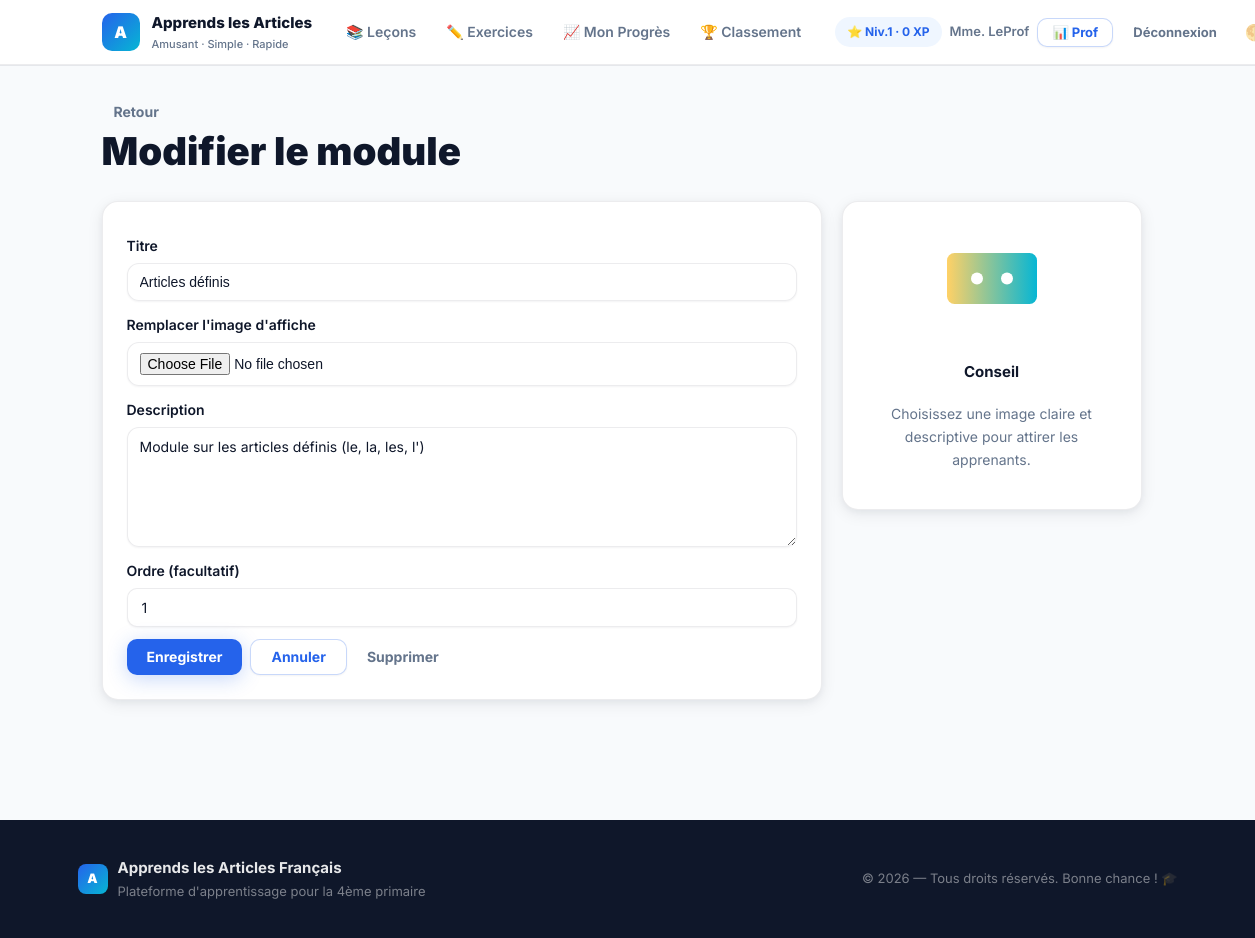
Screenshot of /teacher/edit_module.php?id=1 (signed in) with the database file from the repository.
### tables this page shows
CREATE TABLE users (
  id INT AUTO_INCREMENT PRIMARY KEY,
  username VARCHAR(100) NOT NULL UNIQUE,
  password_hash VARCHAR(255) NOT NULL,
  role VARCHAR(20) NOT NULL DEFAULT 'student',
  display_name VARCHAR(100),
  points INT DEFAULT 0,
  created_at TIMESTAMP DEFAULT CURRENT_TIMESTAMP
);

CREATE TABLE modules (
  id INT AUTO_INCREMENT PRIMARY KEY,
  title VARCHAR(255) NOT NULL,
  description TEXT,
  `order` INT DEFAULT 0,
  created_by INT NULL,
  cover_image VARCHAR(255) NULL,
  FOREIGN KEY (created_by) REFERENCES users(id) ON DELETE SET NULL
);

### src/auth.php (called while the page is built, shortened)
<?php
require_once __DIR__.'/config.php';
function current_user() {
  if (!empty($_SESSION['user_id'])) {
    global $pdo;
    $stmt = $pdo->prepare('SELECT id,username,display_name,role FROM users WHERE id = ?');
    $stmt->execute([$_SESSION['user_id']]);
    return $stmt->fetch();
  }
  return null;
}

### public/teacher/edit_module.php (the view, shortened to what this page needs)
<?php
require_once __DIR__.'/../../src/auth.php';
$id = isset($_GET['id']) ? (int)$_GET['id'] : 0;
$stmt = $pdo->prepare('SELECT * FROM modules WHERE id = ?'); $stmt->execute([$id]); $module = $stmt->fetch();
?>
<!doctype html>
<html><head><meta charset="utf-8"><title>Modifier le module</title>
<link rel="stylesheet" href="/assets/css/redesign.css">
<link rel="stylesheet" href="/assets/css/style.css">
</head><body>
<?php require_once __DIR__.'/../../src/partials/header.php'; ?>
<main class="app-container">
  <a class="btn ghost" href="/teacher/index.php">Retour</a>
  <h1>Modifier le module</h1>
  <div style="display:flex;gap:20px;align-items:flex-start">
    <div class="card" style="flex:1;max-width:720px">
      <form method="post" enctype="multipart/form-data">
        <div class="form-group">
          <label>Titre</label>
          <input class="form-control" name="title" required value="<?=htmlspecialchars($module['title'])?>">
        </div>
        <div class="form-group">
          <label>Remplacer l'image d'affiche</label>
          <input class="form-control" name="cover_image" type="file" accept="image/*">
        </div>
        <div class="form-group">
          <label>Description</label>
          <textarea class="form-control" name="description" rows="5"><?=htmlspecialchars($module['description'])?></textarea>
        </div>
        <div class="form-group">
          <label>Ordre (facultatif)</label>
          <input class="form-control" name="order" type="number" min="0" value="<?=htmlspecialchars($module['order'])?>">
        </div>
        <div style="margin-top:12px;display:flex;gap:8px">
          <button class="btn" type="submit" name="action" value="save">Enregistrer</button>
          <a class="btn secondary" href="/teacher/index.php">Annuler</a>
          <button class="btn ghost" type="submit" name="action" value="delete" onclick="return confirmDelete();">Supprimer</button>
        </div>
      </form>
    </div>
    <aside style="width:300px">
      <div class="card" style="text-align:center;padding:16px">
        <h4 style="margin-top:10px">Conseil</h4>
        <p class="muted" style="font-size:14px">Choisissez une image claire et descriptive pour attirer les apprenants.</p>
      </div>
    </aside>
  </div>
</main>
<?php require_once __DIR__.'/../../src/partials/footer.php'; ?>
</body></html>

### src/partials/header.php (shortened to what this page needs)
<?php
$user = null;
if (!empty($_SESSION['user_id'])){
  $user = current_user();
}
$exercisesHref = '/login.php';
if ($user) {
  if ($user['role'] === 'teacher' || $user['role'] === 'admin') {
    $exercisesHref = '/teacher/index.php';
  } else {
    $exercisesHref = '/student/index.php';
  }
}
?>
<link rel="stylesheet" href="/assets/css/redesign.css">
<header class="site-header" role="banner">
  <div class="rd-nav-inner">
    <a class="site-brand" href="/">
      <div class="brand-logo">A</div>
      <div>
        <div class="brand-title">Apprends les Articles</div>
        <div class="brand-subtitle">Amusant · Simple · Rapide</div>
      </div>
    </a>
    <nav class="rd-nav-links" aria-label="Navigation principale">
      <a class="rd-nav-link" href="/lesson.php">📚 Leçons</a>
      <a class="rd-nav-link" href="<?= htmlspecialchars($exercisesHref) ?>">✏️ Exercices</a>
      <?php if (!empty($_SESSION['user_id'])): ?>
        <a class="rd-nav-link" href="/student/progress.php">📈 Mon Progrès</a>
      <?php endif; ?>
      <a class="rd-nav-link" href="/leaderboard.php">🏆 Classement</a>
    </nav>
    <div class="header-actions">
      <?php if ($user): ?>
        <?php
          $xp = 0;
          try {
            $stmtxp = $pdo->prepare('SELECT COALESCE(SUM(score),0) AS xp FROM attempts WHERE user_id = ?');
            $stmtxp->execute([$user['id']]); $rowxp = $stmtxp->fetch(); $xp = (int)$rowxp['xp'];
          } catch(Exception $e){ $xp = 0; }
          $level = max(1, floor(pow(max(0,$xp)/100, 0.8)));
        ?>
        <span style="font-size:12px;font-weight:700;color:var(--rd-primary);background:var(--rd-primary-light);padding:5px 12px;border-radius:999px;white-space:nowrap">
          ⭐ Niv.<?= $level ?>&nbsp;·&nbsp;<?= $xp ?> XP
        </span>
        <span class="muted" style="font-size:13px;font-weight:600;white-space:nowrap">
          <?= htmlspecialchars($user['display_name'] ?? $user['username']) ?>
        </span>
        <?php if ($user['role'] === 'teacher'): ?>
          <a class="btn secondary" href="/teacher/index.php" style="padding:7px 14px!important;font-size:13px!important">📊 Prof</a>
        <?php elseif ($user['role'] === 'admin'): ?>
          <a class="btn secondary" href="/admin/index.php" style="padding:7px 14px!important;font-size:13px!important">⚙️ Admin</a>
        <?php endif; ?>
        <a class="btn ghost" href="/logout.php" style="font-size:13px!important">Déconnexion</a>
      <?php else: ?>
        <a class="btn secondary" href="/login.php">Se connecter</a>
        <a class="btn" href="/register.php">S'inscrire</a>
      <?php endif; ?>
      <button id="toggleTheme" class="btn ghost" title="Basculer thème" style="padding:8px!important;font-size:16px!important;box-shadow:none!important">🌗</button>
    </div>
  </div>
</header>

### public/assets/css/style.css (style rules this page uses)
:root { --color-bg: #f7fbff; --color-surface: #ffffff; --color-muted: #6b7280; --color-primary: #3D8AF7; --color-primary-600: #376fd0; --color-accent: #FFB74D; --color-success: #10B981; --color-danger: #EF4444; --color-glass: rgba(255,255,255,0.6); --font-sans: Inter, system-ui, -apple-system, "Segoe UI", Roboto, "Helvetica Neue", Arial; --space-1: 4px; --space-2: 8px; --space-3: 12px; --space-4: 16px; --space-5: 20px; --space-6: 24px; --space-7: 32px; --space-8: 40px; --radius-sm: 8px; --radius: 14px; --radius-lg: 20px; --shadow-sm: 0 4px 12px rgba(15,23,42,0.06); --shadow-md: 0 8px 24px rgba(15,23,42,0.08); --ease-fast: cubic-bezier(.2,.9,.2,1); --transition-fast: 180ms var(--ease-fast); }
* { box-sizing:border-box }
html,body { height:100% }
body { margin:0;padding:20px 36px;font-family:var(--font-sans); background:linear-gradient(180deg, #f0fbff 0%, var(--color-bg) 100%); color:var(--color-muted); -webkit-font-smoothing:antialiased; -moz-osx-font-smoothing:grayscale; }
.app-container { max-width:1100px;margin:0 auto }
.card { background:var(--color-surface);border-radius:var(--radius);box-shadow:var(--shadow-md);padding:18px }
.site-header { display:flex;align-items:center;justify-content:space-between;gap:12px;padding:10px 16px;margin-bottom:18px;border-radius:12px;background:linear-gradient(90deg, rgba(61,138,247,0.06), rgba(255,183,77,0.04)); }
.site-brand { display:flex;align-items:center;gap:12px }
.brand-logo { width:56px;height:56px;border-radius:12px;background:linear-gradient(135deg,var(--color-primary),#06b6d4);display:flex;align-items:center;justify-content:center;color:white;font-weight:800;font-size:20px }
.brand-title { font-size:18px;font-weight:700 }
.header-actions { display:flex;gap:8px;align-items:center }
.btn { display:inline-flex;align-items:center;gap:8px;padding:10px 14px;border-radius:12px;background:var(--color-primary);color:#fff;border:0;cursor:pointer;font-weight:700;box-shadow:var(--shadow-sm);transition:transform var(--transition-fast),box-shadow var(--transition-fast),filter var(--transition-fast) }
.btn.secondary { background:transparent;color:var(--color-primary);border:2px solid rgba(61,138,247,0.08);box-shadow:none }
.btn.ghost { background:transparent;color:var(--muted);border-radius:10px;padding:8px }
.muted { color:var(--muted) }
label { display:block;margin:8px 0;color:#0f172a;font-weight:600;font-size:14px }
.form-group { margin-bottom:12px }
.form-control { width:100%;display:block }
input[type=text],input[type=password],input[type=email],input[type=number],select,textarea,.form-control { width:100%; padding:12px 14px; border-radius:12px; border:1px solid rgba(15,23,42,0.08); background:#ffffff; box-shadow:0 2px 6px rgba(15,23,42,0.04); transition:box-shadow .18s var(--ease-fast),border-color .18s var(--ease-fast),transform .18s var(--ease-fast); font-size:15px;color:#0f172a; }
input::placeholder,textarea::placeholder { color:rgba(15,23,42,0.4) }
textarea { min-height:120px;resize:vertical }
button { cursor:pointer }
.muted { color:var(--color-muted) }

### rows the page displays
users: display_name "Mme. LeProf"
modules: title "Articles définis", description "Module sur les articles définis (le, la, les, l')", order "1"

### other values shown
$level "1"
$xp "0"
